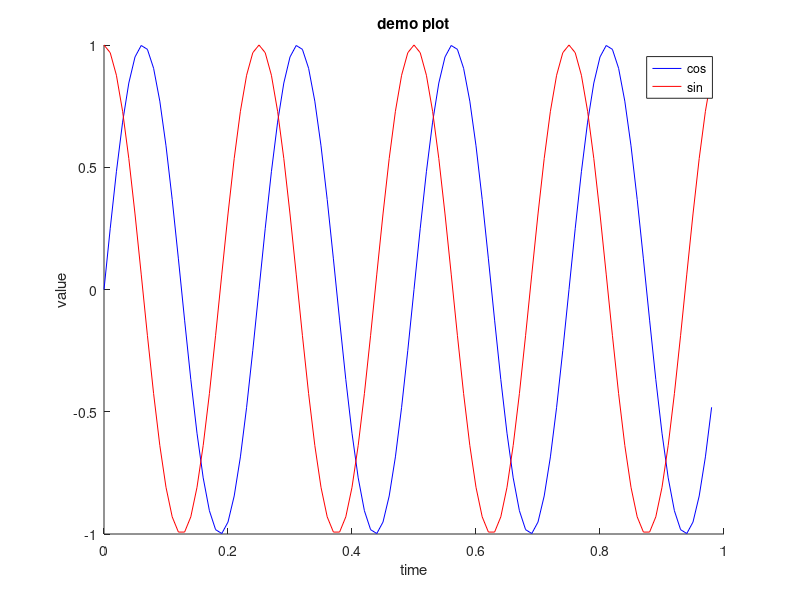

MATLAB code to generate this figure:
# plotting data

disp('to plot two axis:')

t = [0:0.01:0.98]; # generate a vector from 0 to 0.98 in 0.01 increments, denoting time

y1 = sin(2 * pi * 4 * t);

y2 = cos(2 * pi * 4 * t);

hold on; # to plot various plots at the same time

xlabel('time')

ylabel('value')

plot(t, y1, 'b') # x then y

plot(t, y2, 'r')

legend('cos', 'sin ')

title('demo plot')

print -dpng 'demo_plot.png' # save plot as a file

disp('to close plot:')

close

disp('to plot as two figures in two windows:')

figure(1); plot(t, y1);
figure(2); plot(t, y2);

close
close

disp('for a subplot 1 row and 2 columns:')

subplot(1, 2, 1);
plot(t, y1);
subplot(1, 2, 2);
plot(t, y2, 'r');

disp('set the axes:')

axis([0.5 1 -1 1]);

disp('to clear the plot:')

clf;

close

